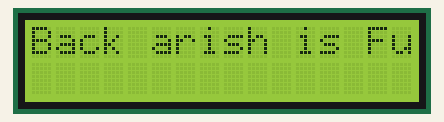
Recording of a sketch running on a simulated Arduino Uno, built with avr-gcc and run on an emulated ATmega328P. Shown: 16×2 character LCD. Random numbers use the default seed unless the sketch sets one.

Above: at 0.1 s.
At 1.4 s:
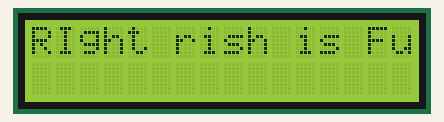
At 4.3 s:
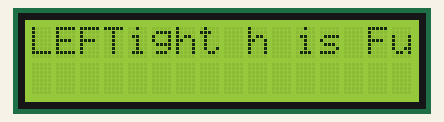
At 10.1 s:
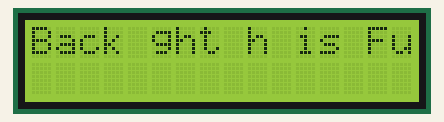
At 21.8 s:
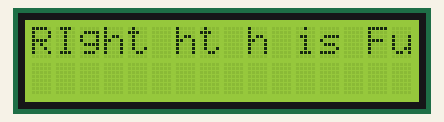
At 37.9 s:
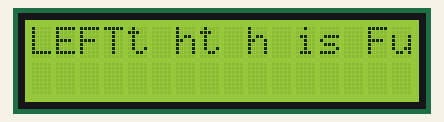

The sketch:

Directionrandomarduino.ino
```cpp
/*
Code by Dr. Harish with LCD shield to navigate maze a stand alone device we can do origanomic openeing of maze to 100x100 even in a 4x8 lcd for floodfill if you don't want flood fill you can even make it with one single seven segment display but it still needs arduino to generate random nos
*/

// include the library code:
#include <LiquidCrystal.h>

// initialize the library by associating any needed LCD interfac
//Don't know how to write floodfill in a four line LCD

//Put it in a car and just see it at every turn and don't see other wise a button would be nice to add
// with the arduino pin number it is connected to
const int rs = 8, en = 9, d4 = 4, d5 = 5, d6 = 6, d7 = 7;
LiquidCrystal lcd(rs, en, d4, d5, d6, d7);

void setup() {
  // set up the LCD's number of columns and rows:
  lcd.begin(16, 2);
  // Print a message to the LCD.
  lcd.print("Dr. Harish is Fun");
}

void loop() {
  // set the cursor to column 0, line 1
  // (note: line 1 is the second row, since counting begins with 0):
  lcd.setCursor(0, 0);
  int a;
   a=int(random(4));
  if(a==0){
  lcd.print("LEFT");}
  if(a==1){
    lcd.print("RIght ");
  }

   if(a==2){
    lcd.print("Straight ");
  }

   if(a==3){
    lcd.print("Back ");
  }

  delay(1000+random(1000));

}
```

LCDRandommapsforcarsandscooters.c
```cpp
#include <Wire.h>
#include <LiquidCrystal_I2C.h>
//A odometer button feature for car for simple navigation start flood fill needs a field of 4 and not coded by me yet

//The joke is scooty pep costs 30 k Re so why buy cheap phone for 30 k for navigation if you can code into odometer
// Set the LCD address to 0x27 for a 16 chars and 2 line display
LiquidCrystal_I2C lcd(0x27, 16, 2);

const int buttonPin = 2;     // Pin where the button is connected
int lastButtonState = HIGH;  // Previous state of the button

// Your list of strings
const char* options[] = {"Left", "Right", "Up", "Down", "Center"};
const int optionsCount = 5;

void setup() {
  pinMode(buttonPin, INPUT_PULLUP); // Use internal pullup resistor

  lcd.init();
  lcd.backlight();
  lcd.setCursor(0, 0);
  lcd.print("Press Button!");

  // Seed the random generator with noise from an empty analog pin
  randomSeed(analogRead(0));
}

void loop() {
  int reading = digitalRead(buttonPin);

  // Check if the button is pressed (goes from HIGH to LOW)
  if (reading == LOW && lastButtonState == HIGH) {
    delay(50); // Simple debounce

    // Pick a random index
    int randomIndex = random(0, optionsCount);

    // Update the LCD
    lcd.clear();
    lcd.setCursor(0, 0);
    lcd.print("Result:");
    lcd.setCursor(0, 1);
    lcd.print(options[randomIndex]);
  }

  lastButtonState = reading;
}
```

Measured:
- what the display in image 1 shows lasts 1.7 s, from 1.3 s to 3.0 s
- what the display in image 2 shows lasts 1.9 s, from 4.2 s to 6.1 s
- what the display in image 3 shows lasts 3.3 s, from 10.0 s to 13.3 s
- what the display in image 4 shows lasts 1.8 s, from 21.8 s to 23.6 s
